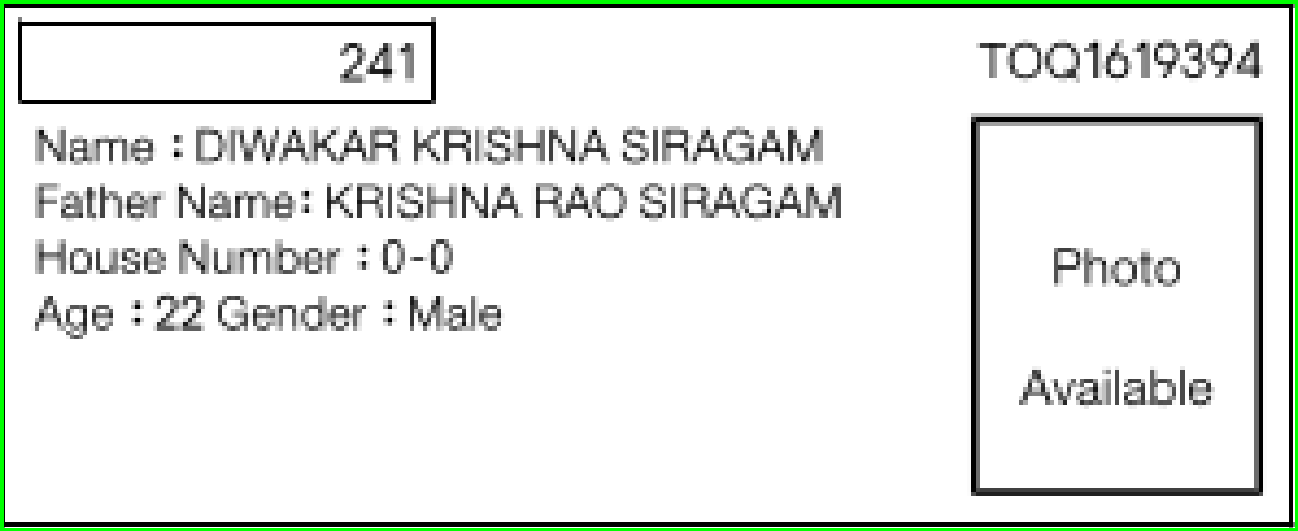
#> input picture slips_images_deceted/large_boxes/2023-EROLLGEN-S01-27-DraftRoll-Revision1-ENG-1-WI.pdf10_large_box_0.png, 1298 x 531 px, given as the content of the folder C:/Users/vivif/Documents/2024_image, which was not available
$ python image_to_slips_converted.py
#> lines starting #> are read from the running program, lines starting #| are printed output that depends on the picture; after the words box and inside, x2 and y2 are one past the last pixel; in counts of white or black regions, pixels touching at a corner belong together; pictures that were not available may be replaced by others from this repository, and a replacement may not be noted
################### When the run this code slips are converted ############
#
# import cv2
# import numpy as np
#
# img = cv2.imread(r"C:\Users\vivif\Documents\2024_image\Frame 11.pdf0.png")
#
# gray = cv2.cvtColor(img, cv2.COLOR_BGR2GRAY)
#
# ret, thresh = cv2.threshold(gray, 50, 255, 0)
# contours, hierarchy = cv2.findContours(thresh, 1, 2)
# print("Number of contours detected:", len(contours))
# c = 0
# for cnt in contours:
#     x1, y1 = cnt[0][0]
#     approx = cv2.approxPolyDP(cnt, 0.03 * cv2.arcLength(cnt, True), True)
#     if len(approx) == 4:
#         x, y, w, h = cv2.boundingRect(cnt)
#         ratio = float(w) / h
#         area = h + w
#         if ratio >= 0.9 and ratio <= 1.1 or area < 1000:
#             pass
#         #  img = cv2.drawContours(img, [cnt], -1, (0,255,255), 3)
#         #  cv2.putText(img, 'Square', (x1, y1), cv2.FONT_HERSHEY_SIMPLEX, 0.6, (255, 255, 0), 2)
#         else:
#             #  cv2.putText(img, 'Rectangle', (x1, y1), cv2.FONT_HERSHEY_SIMPLEX, 0.6, (0, 255, 0), 2)
#             print(h + w, x, y)
#             # img = cv2.drawContours(img, [cnt], -1, (0,255,0), 3)
#             img = cv2.rectangle(img, (x, y), (x + w, y + h), (0, 255, 0), 3)
#             cropped = img[y:y + h, x:x + w]
#             x = cv2.resize(img, (720, 480))
#             c = c + 1
#             cv2.imwrite(f'cropped{c}.png', cropped)
#             cv2.imshow("Shapes", cropped)
#             cv2.waitKey(3)
#
#


######################   This code use of slips filename saved  ######################
# import cv2
# import os
#
# img_path = r"C:\Users\vivif\Documents\2024_image\2023-EROLLGEN-S01-27-DraftRoll-Revision1-ENG-1-WI.pdf2_11.png"
#
# # Extract filename without extension
# filename = os.path.splitext(os.path.basename(img_path))[0]
#
# img = cv2.imread(img_path)
# gray = cv2.cvtColor(img, cv2.COLOR_BGR2GRAY)
#
# ret, thresh = cv2.threshold(gray, 50, 255, 0)
# contours, hierarchy = cv2.findContours(thresh, 1, 2)
# print("Number of contours detected:", len(contours))
# c = 0
#
# for cnt in contours:
#     x1, y1 = cnt[0][0]
#     approx = cv2.approxPolyDP(cnt, 0.03 * cv2.arcLength(cnt, True), True)
#     if len(approx) == 4:
#         x, y, w, h = cv2.boundingRect(cnt)
#         ratio = float(w) / h
#         area = h + w
#         if ratio >= 0.9 and ratio <= 1.1 or area < 1000:
#             pass
#         else:
#             img = cv2.rectangle(img, (x, y), (x + w, y + h), (0, 255, 0), 3)
#             cropped = img[y:y + h, x:x + w]
#             x = cv2.resize(img, (720, 480))
#             c = c + 1
#             save_path = f'{filename}{c}.png'
#             cv2.imwrite(save_path, cropped)
#             cv2.imshow("Shapes", cropped)
#             cv2.waitKey(3)


###############################  This code use slips image converted and also filename also given perfect   ##########################
#
# import cv2
# import os
#
# # Original image file path
# img_path = r'C:\Users\vivif\Documents\2024_image\2023-EROLLGEN-S01-27-DraftRoll-Revision1-ENG-1-WI.pdf2.png'
#
# # Load the image
# img = cv2.imread(img_path)
# gray = cv2.cvtColor(img, cv2.COLOR_BGR2GRAY)
#
# ret, thresh = cv2.threshold(gray, 50, 255, 0)
# contours, hierarchy = cv2.findContours(thresh, 1, 2)
# print("Number of contours detected:", len(contours))
# c = 0
#
# # Get the original file name without extension
# original_filename = os.path.splitext(os.path.basename(img_path))[0]
#
# for cnt in contours:
#     x, y, w, h = cv2.boundingRect(cnt)
#     approx = cv2.approxPolyDP(cnt, 0.09 * cv2.arcLength(cnt, True), True)
#     if len(approx) == 4:
#         ratio = float(w) / h
#         area = h + w
#         if ratio >= 0.9 and ratio <= 1.1 or area < 1000:
#             pass
#         else:
#             img = cv2.rectangle(img, (x, y), (x + w, y + h), (0, 255, 0), 3)
#             cropped = img[y:y + h, x:x + w]
#             x = cv2.resize(img, (420, 480))
#             c = c + 1
#             # Append the contour index to the original file name
#             new_filename = f'{original_filename}{c}.png'
#             cv2.imwrite(new_filename, cropped)
#             cv2.imshow("Shapes", cropped)
#             cv2.waitKey(3)
#
# cv2.destroyAllWindows()
#

# import cv2
# import pytesseract
#
# # Load the image
# image = cv2.imread(r'C:\Users\vivif\Documents\2024_image\2023-EROLLGEN-S01-27-DraftRoll-Revision1-ENG-1-WI.pdf2.png')
#
# # Convert the image to grayscale
# gray_image = cv2.cvtColor(image, cv2.COLOR_BGR2GRAY)
#
# # Apply any necessary preprocessing steps (e.g., resizing, thresholding, etc.)
#
# # Use Tesseract OCR to extract text from the image
# text = pytesseract.image_to_string(gray_image)
#
# # Print the extracted text
# print(text)


####################Finally code is working but some small also saved ##########################
#
# import cv2
# import pytesseract
# import numpy as np
#
# # Load the image
# image_path = r'C:\Users\vivif\Documents\2024_image\2023-EROLLGEN-S01-27-DraftRoll-Revision1-ENG-1-WI.pdf3.png'
# image = cv2.imread(image_path)
#
# # Convert the image to grayscale
# gray_image = cv2.cvtColor(image, cv2.COLOR_BGR2GRAY)
#
# # Apply any necessary preprocessing steps (e.g., resizing, thresholding, etc.)
#
# # Use a simple threshold to binarize the image
# _, binary_image = cv2.threshold(gray_image, 127, 255, cv2.THRESH_BINARY_INV)
#
# # Find contours around the boxes
# contours, _ = cv2.findContours(binary_image, cv2.RETR_EXTERNAL, cv2.CHAIN_APPROX_SIMPLE)
#
# # Initialize lists to store the coordinates of each box
# box_coordinates = []
#
# # Iterate through each contour
# for contour in contours:
#     # Get the coordinates of the bounding box around the contour
#     x, y, w, h = cv2.boundingRect(contour)
#
#     # Ensure the box is not too small (adjust the threshold as needed)
#     if w > 10 and h > 10:
#         box_coordinates.append((x, y, w, h))
#
# # Sort the box coordinates by y-coordinate and then by x-coordinate
# box_coordinates.sort(key=lambda box: (box[1], box[0]))
#
# # Define the number of rows and columns
# num_rows = 4
# num_columns = 10
#
# # Iterate through the box coordinates and crop/save each box
# for i, (x, y, w, h) in enumerate(box_coordinates):
#     # Calculate the row and column index
#     row_index = i // num_columns
#     col_index = i % num_columns
#
#     # Crop the box from the original image
#     box = image[y:y + h, x:x + w]
#
#     # Save the cropped box
#     box_path = f'box_{row_index}_{col_index}.png'
#     cv2.imwrite(box_path, box)
#
#     print(f'Box {i + 1} saved as {box_path}')
#
#
#


#
# import cv2
# import numpy as np
#
# # Load the image
# image_path = r'C:\Users\vivif\Documents\2024_image\2023-EROLLGEN-S01-27-DraftRoll-Revision1-ENG-1-WI.pdf3.png'
# image = cv2.imread(image_path)
#
# # Convert the image to grayscale
# gray_image = cv2.cvtColor(image, cv2.COLOR_BGR2GRAY)
#
# # Apply any necessary preprocessing steps (e.g., resizing, thresholding, etc.)
#
# # Use adaptive thresholding to binarize the image
# binary_image = cv2.adaptiveThreshold(gray_image, 255, cv2.ADAPTIVE_THRESH_GAUSSIAN_C, cv2.THRESH_BINARY_INV, 11, 2)
#
# # Find contours around the boxes
# contours, _ = cv2.findContours(binary_image, cv2.RETR_EXTERNAL, cv2.CHAIN_APPROX_SIMPLE)
#
# # Initialize lists to store the coordinates of each box
# box_coordinates = []
#
# # Iterate through each contour
# for contour in contours:
#     # Get the coordinates of the bounding box around the contour
#     x, y, w, h = cv2.boundingRect(contour)
#
#     # Ensure the box is not too small (adjust the threshold as needed)
#     if w > 10 and h > 10:
#         box_coordinates.append((x, y, w, h))
#
# # Sort the box coordinates by y-coordinate and then by x-coordinate
# box_coordinates.sort(key=lambda box: (box[1], box[0]))
#
# # Visualize the detected boxes on the original image
# for (x, y, w, h) in box_coordinates:
#     cv2.rectangle(image, (x, y), (x + w, y + h), (0, 255, 0), 5)
#
# cv2.imshow('Detected Boxes', image)
# cv2.waitKey(0)
# cv2.destroyAllWindows()
#
# # Define the number of rows and columns
# num_rows = 3
# num_columns = 10
#
# # Iterate through the box coordinates and crop/save each box
# for i, (x, y, w, h) in enumerate(box_coordinates):
#     # Calculate the row and column index
#     row_index = i // num_columns
#     col_index = i % num_columns
#
#     # Crop the box from the original image
#     box = image[y:y + h, x:x + w]
#
#     # Save the cropped box
#     box_path = f'box_{row_index}_{col_index}.png'
#     cv2.imwrite(box_path, box)
#
#     print(f'Box {i + 1} saved as {box_path}')


##################### This code are size images Download ####################
# import cv2
# import os
#
# # Load the image
# image_path = r'C:\Users\vivif\Documents\2024_image\2023-EROLLGEN-S01-27-DraftRoll-Revision1-ENG-1-WI.pdf3.png'
# image = cv2.imread(image_path)
#
# # Convert the image to grayscale
# gray_image = cv2.cvtColor(image, cv2.COLOR_BGR2GRAY)
#
# # Apply any necessary preprocessing steps (e.g., resizing, thresholding, etc.)
#
# # Use adaptive thresholding to binarize the image
# binary_image = cv2.adaptiveThreshold(gray_image, 255, cv2.ADAPTIVE_THRESH_GAUSSIAN_C, cv2.THRESH_BINARY_INV, 11, 2)
#
# # Find contours around the boxes
# contours, _ = cv2.findContours(binary_image, cv2.RETR_EXTERNAL, cv2.CHAIN_APPROX_SIMPLE)
#
# # Initialize lists to store the coordinates of each box
# small_boxes = []
# large_boxes = []
#
# # Iterate through each contour
# for contour in contours:
#     # Get the coordinates of the bounding box around the contour
#     x, y, w, h = cv2.boundingRect(contour)
#
#     # Ensure the box is not too small (adjust the threshold as needed)
#     if w > 10 and h > 10:
#         if w < 1200 and h < 600:
#             small_boxes.append((x, y, w, h))
#         else:
#             large_boxes.append((x, y, w, h))
#
# # Sort the box coordinates by y-coordinate and then by x-coordinate
# small_boxes.sort(key=lambda box: (box[1], box[0]))
# large_boxes.sort(key=lambda box: (box[1], box[0]))
#
# # Visualize the detected boxes on the original image
# for (x, y, w, h) in small_boxes + large_boxes:
#     cv2.rectangle(image, (x, y), (x + w, y + h), (0, 255, 0), 5)
#
# cv2.imshow('Detected Boxes', image)
# cv2.waitKey(0)
# cv2.destroyAllWindows()
#
# # Create folders if they don't exist
# small_boxes_folder = 'small_boxes'
# large_boxes_folder = 'large_boxes'
#
# os.makedirs(small_boxes_folder, exist_ok=True)
# os.makedirs(large_boxes_folder, exist_ok=True)
#
# # Iterate through the small boxes and save each box
# for i, (x, y, w, h) in enumerate(small_boxes):
#     box_path = os.path.join(small_boxes_folder, f'box_{i}.png')
#     box = image[y:y + h, x:x + w]
#     cv2.imwrite(box_path, box)
#     print(f'Small box {i + 1} saved as {box_path}')
#
# # Iterate through the large boxes and save each box
# for i, (x, y, w, h) in enumerate(large_boxes):
#     box_path = os.path.join(large_boxes_folder, f'box_{i}.png')
#     box = image[y:y + h, x:x + w]
#     cv2.imwrite(box_path, box)
#     print(f'Large box {i + 1} saved as {box_path}')


################################### This code are filename with saved   ###########################
# import cv2
# import os
#
# # Load the image
# image_path = r'C:\Users\vivif\Documents\2024_image\2023-EROLLGEN-S01-27-DraftRoll-Revision1-ENG-1-WI.pdf3.png'
# image = cv2.imread(image_path)
#
# # Extract the original image filename without extension
# file_name = os.path.splitext(os.path.basename(image_path))[0]
#
# # Convert the image to grayscale
# gray_image = cv2.cvtColor(image, cv2.COLOR_BGR2GRAY)
#
# # Apply any necessary preprocessing steps (e.g., resizing, thresholding, etc.)
#
# # Use adaptive thresholding to binarize the image
# binary_image = cv2.adaptiveThreshold(gray_image, 255, cv2.ADAPTIVE_THRESH_GAUSSIAN_C, cv2.THRESH_BINARY_INV, 11, 2)
#
# # Find contours around the boxes
# contours, _ = cv2.findContours(binary_image, cv2.RETR_EXTERNAL, cv2.CHAIN_APPROX_SIMPLE)
#
# # Initialize lists to store the coordinates of each box
# small_boxes = []
# large_boxes = []
#
# # Iterate through each contour
# for contour in contours:
#     # Get the coordinates of the bounding box around the contour
#     x, y, w, h = cv2.boundingRect(contour)
#
#     # Ensure the box is not too small (adjust the threshold as needed)
#     if w > 10 and h > 10:
#         if w < 1200 and h < 600:
#             small_boxes.append((x, y, w, h))
#         else:
#             large_boxes.append((x, y, w, h))
#
# # Sort the box coordinates by y-coordinate and then by x-coordinate
# small_boxes.sort(key=lambda box: (box[1], box[0]))
# large_boxes.sort(key=lambda box: (box[1], box[0]))
#
# # Visualize the detected boxes on the original image
# for (x, y, w, h) in small_boxes + large_boxes:
#     cv2.rectangle(image, (x, y), (x + w, y + h), (0, 255, 0), 5)
#
# cv2.imshow('Detected Boxes', image)
# cv2.waitKey(0)
# cv2.destroyAllWindows()
#
# # Create folders if they don't exist
# small_boxes_folder = 'small_boxes'
# large_boxes_folder = 'large_boxes'
#
# os.makedirs(small_boxes_folder, exist_ok=True)
# os.makedirs(large_boxes_folder, exist_ok=True)
#
# # Iterate through the small boxes and save each box
# for i, (x, y, w, h) in enumerate(small_boxes):
#     box_path = os.path.join(small_boxes_folder, f'{file_name}_small_box_{i}.png')
#     box = image[y:y + h, x:x + w]
#     cv2.imwrite(box_path, box)
#     print(f'Small box {i + 1} saved as {box_path}')
#
# # Iterate through the large boxes and save each box
# for i, (x, y, w, h) in enumerate(large_boxes):
#     box_path = os.path.join(large_boxes_folder, f'{file_name}_large_box_{i}.png')
#     box = image[y:y + h, x:x + w]
#     cv2.imwrite(box_path, box)
#     print(f'Large box {i + 1} saved as {box_path}')
#


################################# This code Multiple png at time will run ####################################
import cv2
import os

# Directory containing the images
images_directory = r'C:\Users\vivif\Documents\2024_image'

# Get a list of image files in the directory
image_files = [file for file in os.listdir(images_directory) if file.lower().endswith(('.png', '.jpg', '.jpeg'))]

for image_file in image_files:
    # Load the image
    image_path = os.path.join(images_directory, image_file)
    image = cv2.imread(image_path)
#> image is the input picture: shape (531, 1298, 3); mean B, G, R 229.8, 234.5, 229.8

    # Extract the original image filename without extension
    file_name = os.path.splitext(os.path.basename(image_path))[0]

    # Convert the image to grayscale
    gray_image = cv2.cvtColor(image, cv2.COLOR_BGR2GRAY)
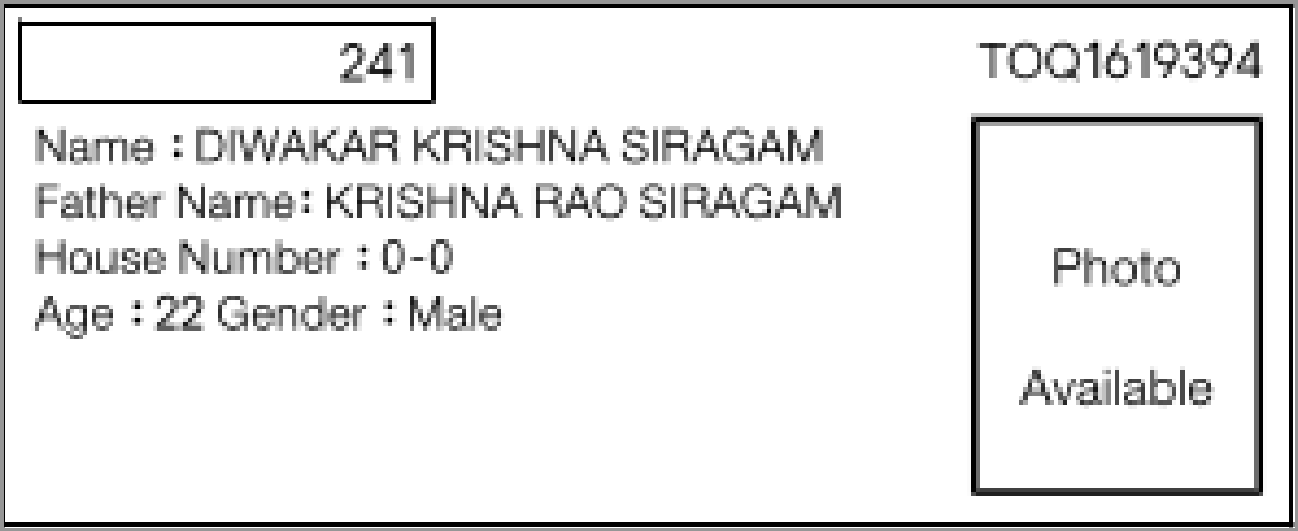
#> gray_image: shape (531, 1298); min 0, max 255, mean 232.5

    # Apply any necessary preprocessing steps (e.g., resizing, thresholding, etc.)

    # Use adaptive thresholding to binarize the image
    binary_image = cv2.adaptiveThreshold(gray_image, 255, cv2.ADAPTIVE_THRESH_GAUSSIAN_C, cv2.THRESH_BINARY_INV, 11, 2)
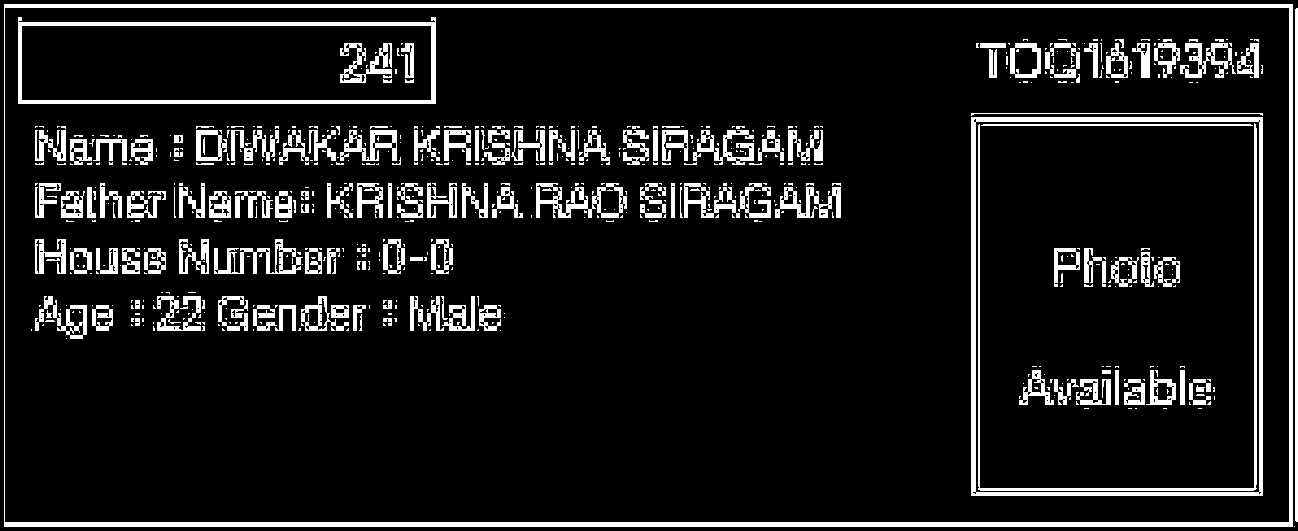
#> binary_image: shape (531, 1298); 10.4% white; 728 white regions (575 under 20 px)

    # Find contours around the boxes
    contours, _ = cv2.findContours(binary_image, cv2.RETR_EXTERNAL, cv2.CHAIN_APPROX_SIMPLE)
#> contours = 3 contours, 1 with area under 20; largest, box (x1, y1, x2, y2) and area: (4, 4, 1293, 527) 672336, (1295, 8, 1298, 522) 1025

    # Initialize lists to store the coordinates of each box
    small_boxes = []
    large_boxes = []

    # Iterate through each contour
    for contour in contours:
        # Get the coordinates of the bounding box around the contour
        x, y, w, h = cv2.boundingRect(contour)

        # Ensure the box is not too small (adjust the threshold as needed)
        if w > 10 and h > 10:
            if w < 1200 and h < 600:
                small_boxes.append((x, y, w, h))
            else:
                large_boxes.append((x, y, w, h))
#> this loop made 3 passes
#> (x, y, w, h) on passes 1 to 2: (1294, 526, 1, 1), (1295, 8, 3, 514)
#> (contour, x, y, w, h) on pass 3: ([[4, 4], [4, 526], [1292, 526], [1292, 4]], 4, 4, 1289, 523)
#> after the loop, large_boxes = [(4, 4, 1289, 523)]; small_boxes = []

    # Sort the box coordinates by y-coordinate and then by x-coordinate
    small_boxes.sort(key=lambda box: (box[1], box[0]))
    large_boxes.sort(key=lambda box: (box[1], box[0]))

    # Visualize the detected boxes on the original image
    for (x, y, w, h) in small_boxes + large_boxes:
        cv2.rectangle(image, (x, y), (x + w, y + h), (0, 255, 0), 5)
#> this loop made 1 pass
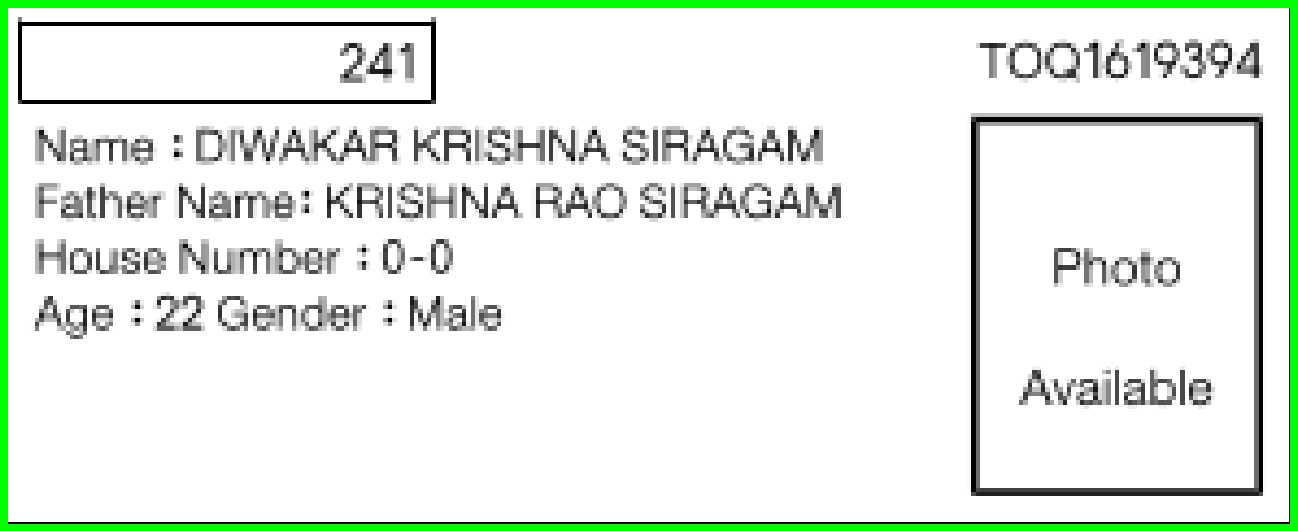
#> image: shape (531, 1298, 3); 2.17% of pixels changed, all inside (x1, y1, x2, y2) = (4, 4, 1295, 528)

    cv2.imshow('Detected Boxes', image)
    cv2.waitKey(0)
    cv2.destroyAllWindows()

    # Create folders if they don't exist
    small_boxes_folder = 'small_boxes'
    large_boxes_folder = 'large_boxes'

    os.makedirs(small_boxes_folder, exist_ok=True)
    os.makedirs(large_boxes_folder, exist_ok=True)

    # Iterate through the small boxes and save each box
    for i, (x, y, w, h) in enumerate(small_boxes):
        box_path = os.path.join(small_boxes_folder, f'{file_name}_small_box_{i}.png')
        box = image[y:y + h, x:x + w]
        cv2.imwrite(box_path, box)
        print(f'Small box {i + 1} saved as {box_path}')
#> this loop made 0 passes

    # Iterate through the large boxes and save each box
    for i, (x, y, w, h) in enumerate(large_boxes):
        box_path = os.path.join(large_boxes_folder, f'{file_name}_large_box_{i}.png')
        box = image[y:y + h, x:x + w]
        cv2.imwrite(box_path, box)
        print(f'Large box {i + 1} saved as {box_path}')
#> this loop made 1 pass
#| Large box 1 saved as large_boxes/2023-EROLLGEN-S01-27-DraftRoll-Revision1-ENG-1-WI.pdf10_large_box_0_large_box_0.png
#> pass 1, `box = image[y:y + h, x:x + w]`:
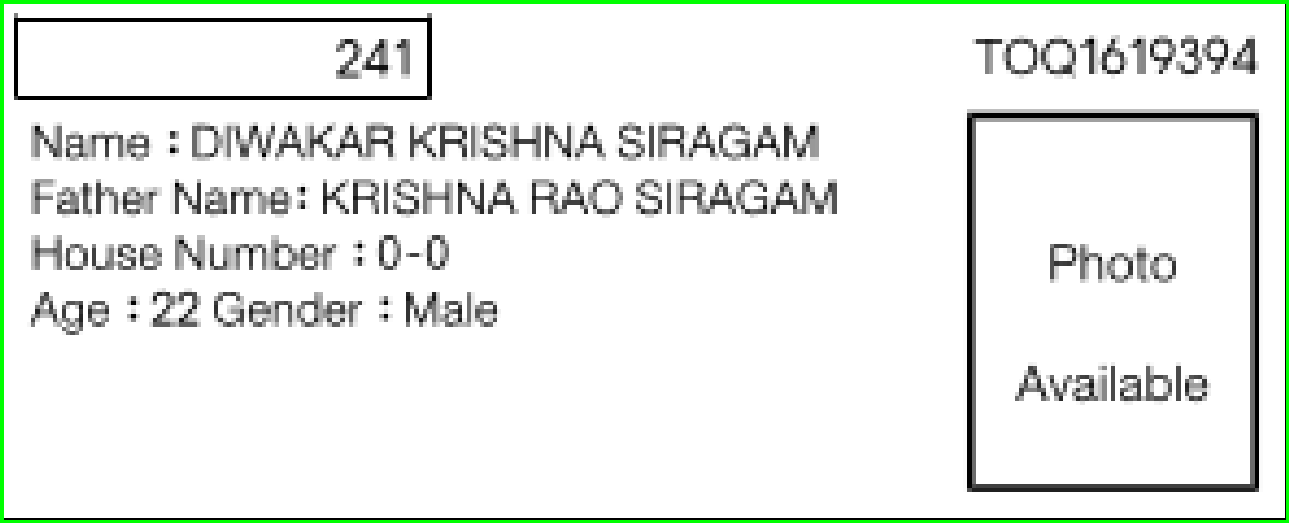
#> box: shape (523, 1289, 3); mean B, G, R 233.4, 238.2, 233.4
